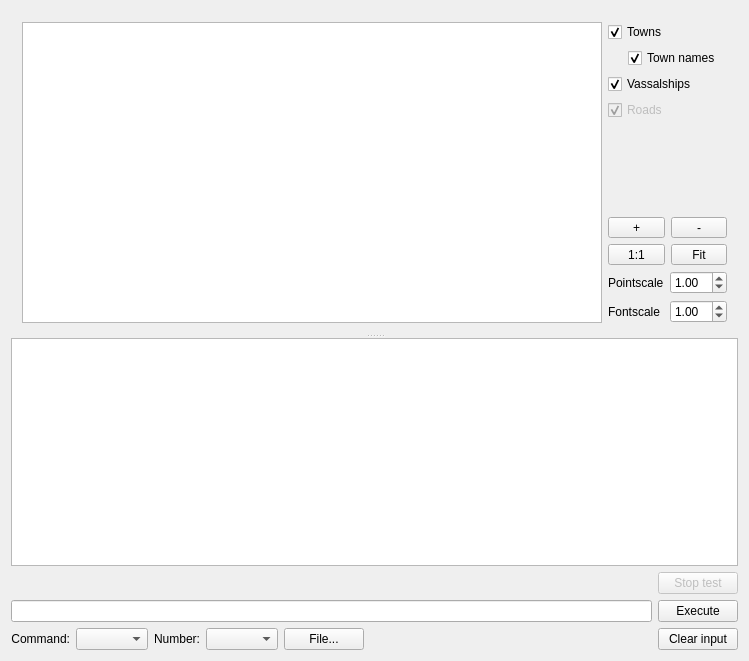
<?xml version="1.0" encoding="UTF-8"?>
<ui version="4.0">
 <class>MainWindow</class>
 <widget class="QMainWindow" name="MainWindow">
  <property name="geometry">
   <rect>
    <x>0</x>
    <y>0</y>
    <width>749</width>
    <height>661</height>
   </rect>
  </property>
  <property name="windowTitle">
   <string>MainWindow</string>
  </property>
  <widget class="QWidget" name="centralWidget">
   <layout class="QVBoxLayout" name="verticalLayout">
    <item>
     <widget class="QSplitter" name="splitter">
      <property name="orientation">
       <enum>Qt::Vertical</enum>
      </property>
      <widget class="QWidget" name="layoutWidget">
       <layout class="QHBoxLayout" name="horizontalLayout_2">
        <item>
         <widget class="QGraphicsView" name="graphics_view">
          <property name="interactive">
           <bool>true</bool>
          </property>
          <property name="dragMode">
           <enum>QGraphicsView::NoDrag</enum>
          </property>
         </widget>
        </item>
        <item>
         <layout class="QVBoxLayout" name="verticalLayout_2">
          <item>
           <widget class="QCheckBox" name="towns_checkbox">
            <property name="text">
             <string>Towns</string>
            </property>
            <property name="checked">
             <bool>true</bool>
            </property>
           </widget>
          </item>
          <item>
           <layout class="QHBoxLayout" name="horizontalLayout_7">
            <item>
             <spacer name="horizontalSpacer_3">
              <property name="orientation">
               <enum>Qt::Horizontal</enum>
              </property>
              <property name="sizeType">
               <enum>QSizePolicy::Fixed</enum>
              </property>
              <property name="sizeHint" stdset="0">
               <size>
                <width>20</width>
                <height>20</height>
               </size>
              </property>
             </spacer>
            </item>
            <item>
             <widget class="QCheckBox" name="townnames_checkbox">
              <property name="text">
               <string>Town names</string>
              </property>
              <property name="checked">
               <bool>true</bool>
              </property>
             </widget>
            </item>
           </layout>
          </item>
          <item>
           <widget class="QCheckBox" name="vassals_checkbox">
            <property name="text">
             <string>Vassalships</string>
            </property>
            <property name="checked">
             <bool>true</bool>
            </property>
           </widget>
          </item>
          <item>
           <widget class="QCheckBox" name="roads_checkbox">
            <property name="enabled">
             <bool>false</bool>
            </property>
            <property name="text">
             <string>Roads</string>
            </property>
            <property name="checked">
             <bool>true</bool>
            </property>
           </widget>
          </item>
          <item>
           <spacer name="verticalSpacer">
            <property name="orientation">
             <enum>Qt::Vertical</enum>
            </property>
            <property name="sizeHint" stdset="0">
             <size>
              <width>20</width>
              <height>40</height>
             </size>
            </property>
           </spacer>
          </item>
          <item>
           <layout class="QHBoxLayout" name="horizontalLayout_3">
            <item>
             <widget class="QToolButton" name="zoom_plus">
              <property name="sizePolicy">
               <sizepolicy hsizetype="Preferred" vsizetype="Fixed">
                <horstretch>0</horstretch>
                <verstretch>0</verstretch>
               </sizepolicy>
              </property>
              <property name="text">
               <string>+</string>
              </property>
             </widget>
            </item>
            <item>
             <widget class="QToolButton" name="zoom_minus">
              <property name="sizePolicy">
               <sizepolicy hsizetype="Preferred" vsizetype="Fixed">
                <horstretch>0</horstretch>
                <verstretch>0</verstretch>
               </sizepolicy>
              </property>
              <property name="text">
               <string>-</string>
              </property>
             </widget>
            </item>
           </layout>
          </item>
          <item>
           <layout class="QHBoxLayout" name="horizontalLayout_4">
            <item>
             <widget class="QToolButton" name="zoom_1">
              <property name="sizePolicy">
               <sizepolicy hsizetype="Preferred" vsizetype="Fixed">
                <horstretch>0</horstretch>
                <verstretch>0</verstretch>
               </sizepolicy>
              </property>
              <property name="text">
               <string>1:1</string>
              </property>
             </widget>
            </item>
            <item>
             <widget class="QToolButton" name="zoom_fit">
              <property name="sizePolicy">
               <sizepolicy hsizetype="Preferred" vsizetype="Fixed">
                <horstretch>0</horstretch>
                <verstretch>0</verstretch>
               </sizepolicy>
              </property>
              <property name="text">
               <string>Fit</string>
              </property>
             </widget>
            </item>
           </layout>
          </item>
          <item>
           <layout class="QHBoxLayout" name="horizontalLayout_10">
            <item>
             <widget class="QLabel" name="label_4">
              <property name="text">
               <string>Pointscale</string>
              </property>
             </widget>
            </item>
            <item>
             <widget class="QDoubleSpinBox" name="pointscale">
              <property name="minimum">
               <double>0.010000000000000</double>
              </property>
              <property name="singleStep">
               <double>0.100000000000000</double>
              </property>
              <property name="value">
               <double>1.000000000000000</double>
              </property>
             </widget>
            </item>
           </layout>
          </item>
          <item>
           <layout class="QHBoxLayout" name="horizontalLayout_9">
            <item>
             <widget class="QLabel" name="label_3">
              <property name="text">
               <string>Fontscale</string>
              </property>
             </widget>
            </item>
            <item>
             <widget class="QDoubleSpinBox" name="fontscale">
              <property name="minimum">
               <double>0.010000000000000</double>
              </property>
              <property name="singleStep">
               <double>0.100000000000000</double>
              </property>
              <property name="value">
               <double>1.000000000000000</double>
              </property>
             </widget>
            </item>
           </layout>
          </item>
         </layout>
        </item>
       </layout>
      </widget>
      <widget class="QPlainTextEdit" name="output">
       <property name="undoRedoEnabled">
        <bool>false</bool>
       </property>
       <property name="lineWrapMode">
        <enum>QPlainTextEdit::NoWrap</enum>
       </property>
      </widget>
     </widget>
    </item>
    <item>
     <layout class="QHBoxLayout" name="horizontalLayout_5">
      <item>
       <layout class="QVBoxLayout" name="verticalLayout_4">
        <item>
         <widget class="QLabel" name="cmd_info_text">
          <property name="sizePolicy">
           <sizepolicy hsizetype="Preferred" vsizetype="Preferred">
            <horstretch>0</horstretch>
            <verstretch>0</verstretch>
           </sizepolicy>
          </property>
          <property name="text">
           <string/>
          </property>
         </widget>
        </item>
        <item>
         <widget class="QLineEdit" name="lineEdit"/>
        </item>
        <item>
         <layout class="QHBoxLayout" name="horizontalLayout">
          <item>
           <widget class="QLabel" name="label">
            <property name="sizePolicy">
             <sizepolicy hsizetype="Fixed" vsizetype="Preferred">
              <horstretch>0</horstretch>
              <verstretch>0</verstretch>
             </sizepolicy>
            </property>
            <property name="text">
             <string>Command:</string>
            </property>
            <property name="alignment">
             <set>Qt::AlignRight|Qt::AlignTrailing|Qt::AlignVCenter</set>
            </property>
           </widget>
          </item>
          <item>
           <widget class="QComboBox" name="cmd_select"/>
          </item>
          <item>
           <widget class="QLabel" name="label_2">
            <property name="sizePolicy">
             <sizepolicy hsizetype="Fixed" vsizetype="Preferred">
              <horstretch>0</horstretch>
              <verstretch>0</verstretch>
             </sizepolicy>
            </property>
            <property name="text">
             <string>Number:</string>
            </property>
            <property name="alignment">
             <set>Qt::AlignRight|Qt::AlignTrailing|Qt::AlignVCenter</set>
            </property>
           </widget>
          </item>
          <item>
           <widget class="QComboBox" name="number_select"/>
          </item>
          <item>
           <widget class="QPushButton" name="file_button">
            <property name="text">
             <string>File...</string>
            </property>
           </widget>
          </item>
          <item>
           <spacer name="horizontalSpacer">
            <property name="orientation">
             <enum>Qt::Horizontal</enum>
            </property>
            <property name="sizeHint" stdset="0">
             <size>
              <width>40</width>
              <height>20</height>
             </size>
            </property>
           </spacer>
          </item>
         </layout>
        </item>
       </layout>
      </item>
      <item>
       <layout class="QVBoxLayout" name="verticalLayout_3">
        <item>
         <widget class="QPushButton" name="stop_button">
          <property name="enabled">
           <bool>false</bool>
          </property>
          <property name="text">
           <string>Stop test</string>
          </property>
         </widget>
        </item>
        <item>
         <widget class="QPushButton" name="execute_button">
          <property name="text">
           <string>Execute</string>
          </property>
         </widget>
        </item>
        <item>
         <widget class="QPushButton" name="clear_input_button">
          <property name="text">
           <string>Clear input</string>
          </property>
         </widget>
        </item>
       </layout>
      </item>
     </layout>
    </item>
   </layout>
  </widget>
 </widget>
 <layoutdefault spacing="6" margin="11"/>
 <resources/>
 <connections/>
</ui>
